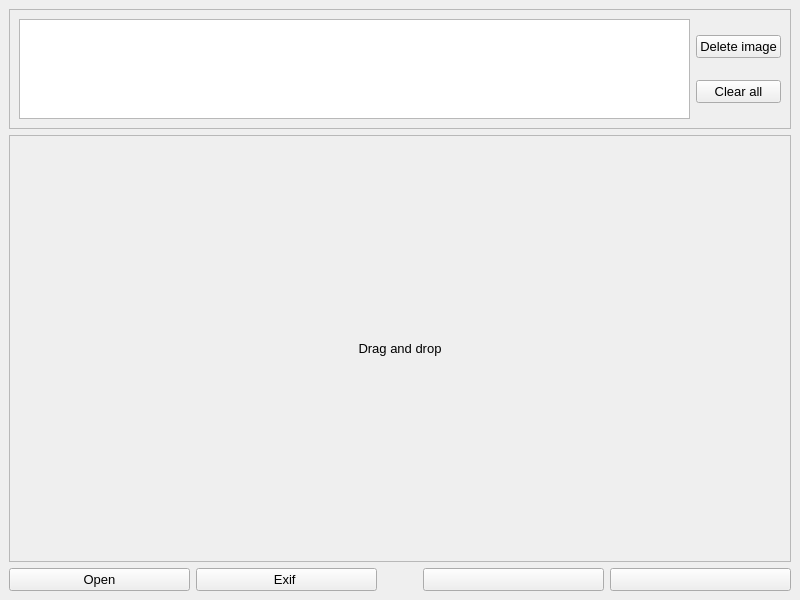
<?xml version="1.0" encoding="UTF-8"?>
<ui version="4.0">
 <class>MainWindow</class>
 <widget class="QMainWindow" name="MainWindow">
  <property name="geometry">
   <rect>
    <x>0</x>
    <y>0</y>
    <width>800</width>
    <height>600</height>
   </rect>
  </property>
  <property name="minimumSize">
   <size>
    <width>800</width>
    <height>600</height>
   </size>
  </property>
  <property name="maximumSize">
   <size>
    <width>16777215</width>
    <height>16777215</height>
   </size>
  </property>
  <property name="windowTitle">
   <string>Image and Exif Viewer</string>
  </property>
  <property name="windowIcon">
   <iconset>
    <normalon>icons/viewer.png</normalon>
   </iconset>
  </property>
  <widget class="QWidget" name="centralwidget">
   <property name="minimumSize">
    <size>
     <width>0</width>
     <height>0</height>
    </size>
   </property>
   <layout class="QVBoxLayout" name="verticalLayout">
    <item>
     <layout class="QVBoxLayout" name="main_layout">
      <property name="sizeConstraint">
       <enum>QLayout::SetMaximumSize</enum>
      </property>
      <item>
       <widget class="QFrame" name="listFrame">
        <property name="maximumSize">
         <size>
          <width>16777215</width>
          <height>120</height>
         </size>
        </property>
        <property name="frameShape">
         <enum>QFrame::StyledPanel</enum>
        </property>
        <property name="frameShadow">
         <enum>QFrame::Raised</enum>
        </property>
        <layout class="QHBoxLayout" name="horizontalLayout">
         <item>
          <widget class="ImageListView" name="listWidget">
           <property name="minimumSize">
            <size>
             <width>0</width>
             <height>0</height>
            </size>
           </property>
           <property name="maximumSize">
            <size>
             <width>16777215</width>
             <height>120</height>
            </size>
           </property>
           <property name="flow">
            <enum>QListView::LeftToRight</enum>
           </property>
          </widget>
         </item>
         <item>
          <layout class="QVBoxLayout" name="layoutButtons">
           <item>
            <widget class="QPushButton" name="deleteItem">
             <property name="enabled">
              <bool>true</bool>
             </property>
             <property name="font">
              <font>
               <family>MS Shell Dlg 2</family>
               <pointsize>10</pointsize>
              </font>
             </property>
             <property name="text">
              <string>Delete image</string>
             </property>
            </widget>
           </item>
           <item>
            <widget class="QPushButton" name="clearList">
             <property name="font">
              <font>
               <pointsize>10</pointsize>
              </font>
             </property>
             <property name="text">
              <string>Clear all</string>
             </property>
            </widget>
           </item>
          </layout>
         </item>
        </layout>
       </widget>
      </item>
      <item>
       <widget class="ImageView" name="label">
        <property name="sizePolicy">
         <sizepolicy hsizetype="Expanding" vsizetype="Expanding">
          <horstretch>0</horstretch>
          <verstretch>0</verstretch>
         </sizepolicy>
        </property>
        <property name="minimumSize">
         <size>
          <width>0</width>
          <height>0</height>
         </size>
        </property>
        <property name="maximumSize">
         <size>
          <width>16777215</width>
          <height>16777215</height>
         </size>
        </property>
        <property name="font">
         <font>
          <family>MS Shell Dlg 2</family>
          <pointsize>10</pointsize>
         </font>
        </property>
        <property name="acceptDrops">
         <bool>true</bool>
        </property>
        <property name="frameShape">
         <enum>QFrame::StyledPanel</enum>
        </property>
        <property name="frameShadow">
         <enum>QFrame::Plain</enum>
        </property>
        <property name="lineWidth">
         <number>1</number>
        </property>
        <property name="text">
         <string>Drag and drop</string>
        </property>
        <property name="textFormat">
         <enum>Qt::PlainText</enum>
        </property>
        <property name="alignment">
         <set>Qt::AlignCenter</set>
        </property>
        <property name="wordWrap">
         <bool>false</bool>
        </property>
       </widget>
      </item>
      <item>
       <layout class="QHBoxLayout" name="buttons" stretch="0,0,0,0,0">
        <property name="sizeConstraint">
         <enum>QLayout::SetDefaultConstraint</enum>
        </property>
        <item>
         <widget class="QPushButton" name="open">
          <property name="maximumSize">
           <size>
            <width>16777215</width>
            <height>16777215</height>
           </size>
          </property>
          <property name="font">
           <font>
            <family>MS Shell Dlg 2</family>
            <pointsize>10</pointsize>
           </font>
          </property>
          <property name="toolTip">
           <string>Open a new image [Ctrl+O]</string>
          </property>
          <property name="toolTipDuration">
           <number>-1</number>
          </property>
          <property name="text">
           <string>Open</string>
          </property>
          <property name="icon">
           <iconset>
            <normalon>icons/folder.png</normalon>
           </iconset>
          </property>
         </widget>
        </item>
        <item>
         <widget class="QPushButton" name="exif">
          <property name="maximumSize">
           <size>
            <width>16777215</width>
            <height>16777215</height>
           </size>
          </property>
          <property name="font">
           <font>
            <pointsize>10</pointsize>
           </font>
          </property>
          <property name="toolTip">
           <string>Show metadata [Ctrl+E]</string>
          </property>
          <property name="text">
           <string>Exif </string>
          </property>
          <property name="icon">
           <iconset>
            <normalon>icons/investigation.png</normalon>
           </iconset>
          </property>
         </widget>
        </item>
        <item>
         <spacer name="horizontalSpacer">
          <property name="orientation">
           <enum>Qt::Horizontal</enum>
          </property>
          <property name="sizeType">
           <enum>QSizePolicy::Minimum</enum>
          </property>
          <property name="sizeHint" stdset="0">
           <size>
            <width>40</width>
            <height>20</height>
           </size>
          </property>
         </spacer>
        </item>
        <item>
         <widget class="QPushButton" name="left">
          <property name="maximumSize">
           <size>
            <width>16777215</width>
            <height>16777215</height>
           </size>
          </property>
          <property name="font">
           <font>
            <pointsize>10</pointsize>
           </font>
          </property>
          <property name="toolTip">
           <string>Rotate 90 degrees counter-clockwise [Ctrl+L]</string>
          </property>
          <property name="toolTipDuration">
           <number>-1</number>
          </property>
          <property name="text">
           <string/>
          </property>
          <property name="icon">
           <iconset>
            <normalon>icons/rotating_left.png</normalon>
           </iconset>
          </property>
         </widget>
        </item>
        <item>
         <widget class="QPushButton" name="right">
          <property name="maximumSize">
           <size>
            <width>16777215</width>
            <height>16777215</height>
           </size>
          </property>
          <property name="font">
           <font>
            <pointsize>10</pointsize>
           </font>
          </property>
          <property name="toolTip">
           <string>Rotate 90 degrees clockwise [Ctrl+R]</string>
          </property>
          <property name="text">
           <string/>
          </property>
          <property name="icon">
           <iconset>
            <normalon>icons/rotating_right.png</normalon>
           </iconset>
          </property>
         </widget>
        </item>
       </layout>
      </item>
     </layout>
    </item>
   </layout>
  </widget>
  <action name="actioncao">
   <property name="text">
    <string>cao</string>
   </property>
  </action>
 </widget>
 <customwidgets>
  <customwidget>
   <class>ImageView</class>
   <extends>QLabel</extends>
   <header>custom_widgets.h</header>
  </customwidget>
  <customwidget>
   <class>ImageListView</class>
   <extends>QListWidget</extends>
   <header>custom_widgets.h</header>
  </customwidget>
 </customwidgets>
 <resources/>
 <connections/>
</ui>
